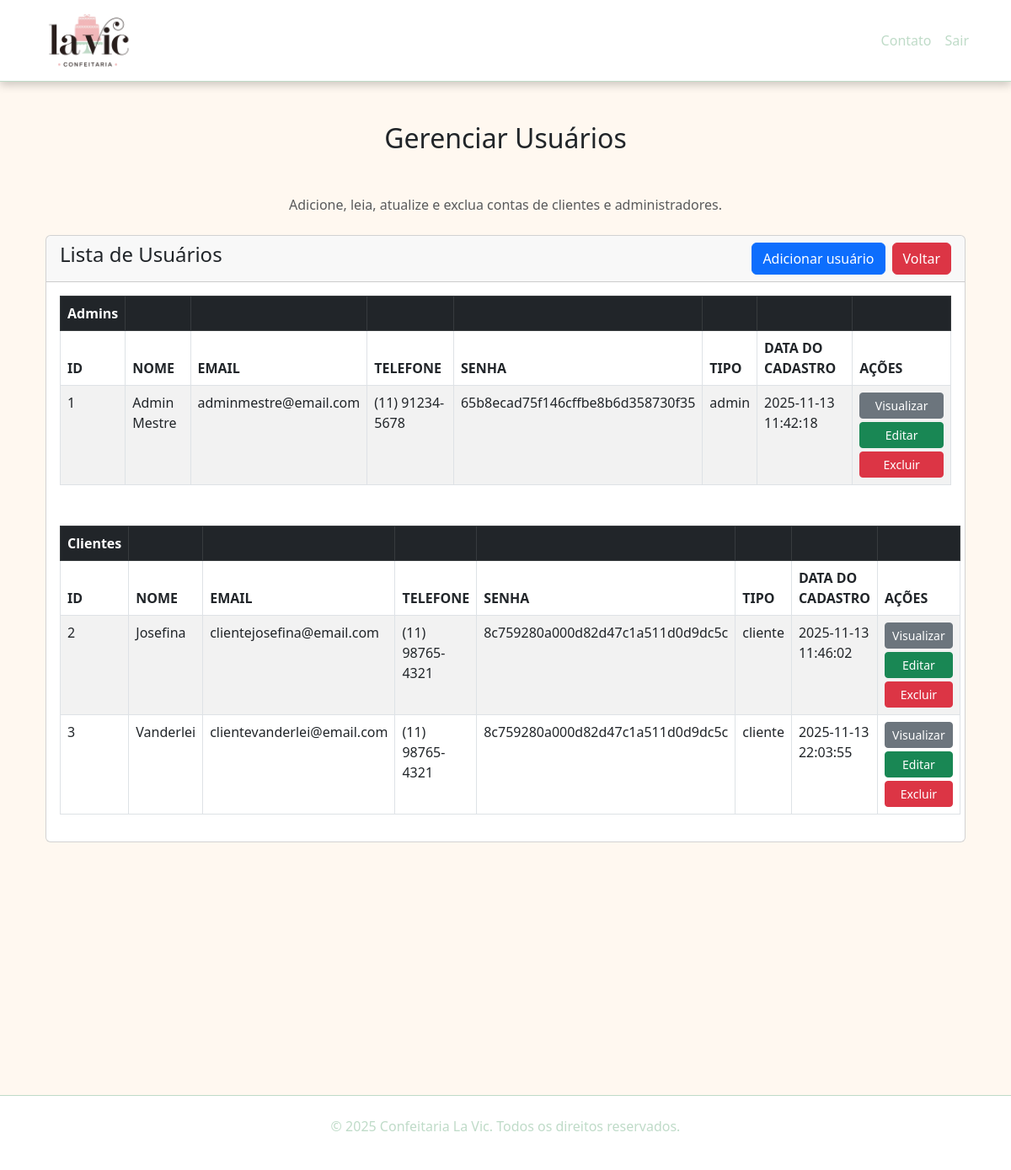
/usuarios.php (signed in), run on the app's committed database.
### tables this page shows
CREATE TABLE `usuarios` (
  `id` int(11) NOT NULL,
  `nome` varchar(100) NOT NULL,
  `email` varchar(100) NOT NULL,
  `telefone` varchar(20) DEFAULT NULL,
  `data_nascimento` date DEFAULT NULL,
  `cep` varchar(10) DEFAULT NULL,
  `rua` varchar(100) DEFAULT NULL,
  `numero` varchar(10) DEFAULT NULL,
  `complemento` varchar(100) DEFAULT NULL,
  `bairro` varchar(100) DEFAULT NULL,
  `cidade` varchar(100) DEFAULT NULL,
  `estado` varchar(2) DEFAULT NULL,
  `senha` varchar(255) NOT NULL,
  `tipo` enum('cliente','admin') DEFAULT 'cliente',
  `data_cadastro` datetime NOT NULL
);

### usuarios.php (the view, shortened to what this page needs)
<?php
require('conexao.php');
?>
<!DOCTYPE html>
<html lang="pt-br">
<head>
  <link href="https://cdn.jsdelivr.net/npm/bootstrap@5.3.0/dist/css/bootstrap.min.css" rel="stylesheet">
  <link rel="stylesheet" href="assets/css/style.css">
</head>
<body>
  <nav class="navbar navbar-expand-lg custom-navbar">
    <div class="container">
      <a class="navbar-brand" href="index.html">
        <img src="assets/img/logo.png" alt="Confeitaria La Vic" height="70">
      </a>
      <div class="collapse navbar-collapse" id="navbarNav">
        <ul class="navbar-nav ms-auto">
          <li class="nav-item"><a class="nav-link" href="contato-user.html">Contato</a></li>
          <li class="nav-item"><a class="nav-link" href="logout.php">Sair</a></li>
        </ul>
      </div>
    </div>
  </nav>
  <div class="container mt-5">
    <h2 class="text-center mb-5">Gerenciar Usuários</h2>
    <div class="mt-5 text-center">
      <p class="text-muted">Adicione, leia, atualize e exclua contas de clientes e administradores.</p>
    </div>
    <div class="container mt-4 custom-work-container">
        <div class="row">
            <div class="col-md-12">
                <div class="card">
                    <div class="card-header">
                    <h4> Lista de Usuários
                        <a href="painel_admin.php" class="btn btn-danger float-end">Voltar</a>
                        <a href="usuario-create.php" class="btn btn-primary float-end me-2">Adicionar usuário</a>
                    </h4>
                    </div>
                    <div class="card-body table-responsive">
                        <table class="table table-bordered table-striped">
                          <thead class="table-dark">
                            <th>Admins</th>
                            <th></th>
                            <th></th>
                            <th></th>
                            <th></th>
                            <th></th>
                            <th></th>
                            <th></th>
                          </thead>
                            <thead>
                                <tr>
                                    <th>ID</th>
                                    <th>NOME</th>
                                    <th>EMAIL</th>
                                    <th>TELEFONE</th>
                                    <th>SENHA</th>
                                    <th>TIPO</th>
                                    <th>DATA DO CADASTRO</th>
                                    <th>AÇÕES</th>
                                </tr>
                            </thead>
                            <tbody>
                                <?php
                                $sql = "SELECT * FROM usuarios WHERE tipo = 'admin' ORDER BY id ASC";
                                $usuarios = mysqli_query($conexao, $sql);
                                if (mysqli_num_rows($usuarios) > 0) {
                                    foreach($usuarios as $usuario){
                                ?>
                                <tr>
                                    <td><?=$usuario['id']?></td>
                                    <td><?=$usuario['nome']?></td>
                                    <td><?=$usuario['email']?></td>
                                    <td><?=$usuario['telefone']?></td>
                                    <td><?=$usuario['senha']?></td>
                                    <td><?=$usuario['tipo']?></td>
                                    <td><?=$usuario['data_cadastro']?></td>
                                    <td>
                                        <a href="usuario-view.php?id=<?=$usuario['id']?>"  class="btn btn-secondary btn-sm w-100 mb-1">Visualizar</a>
                                        <a href="usuario-edit.php?id=<?=$usuario['id']?>"  class="btn btn-success btn-sm w-100 mb-1">Editar</a>
                                        <form action="" method="POST" class="d-inline">
                                            <button type="submit" name="delete_usuario" value="<?=$usuario['id']?>" class="btn btn-danger btn-sm w-100" onclick="return confirm('Tem certeza que deseja excluir este usuário?');">
                                            Excluir
                                            </button>
                                        </form>
                                    </td>
                                </tr>
                                <?php
                                }
                                } else {
                                    echo '<h5>Nenhum Usuário Encontrado.</h5>';
                                }
                                ?>
                            </tbody>
                        </table>
                    </div>
                    <div class="card-body table-responsive">
                        <table class="table table-bordered table-striped">
                            <thead class="table-dark">
                              <th>Clientes</th>
                              <th></th>
                              <th></th>
                              <th></th>
                              <th></th>
                              <th></th>
                              <th></th>
                              <th></th>
                              </thead>
                            <thead>
                                <tr>
                                    <th>ID</th>
                                    <th>NOME</th>
                                    <th>EMAIL</th>
                                    <th>TELEFONE</th>
                                    <th>SENHA</th>
                                    <th>TIPO</th>
                                    <th>DATA DO CADASTRO</th>
                                    <th>AÇÕES</th>
                                </tr>
                            </thead>
                            <tbody>
                                <?php
                                $sql = "SELECT * FROM usuarios WHERE tipo = 'cliente' ORDER BY id ASC";
                                $usuarios = mysqli_query($conexao, $sql);
                                if (mysqli_num_rows($usuarios) > 0) {
                                    foreach($usuarios as $usuario){
                                ?>
                                <tr>
                                    <td><?=$usuario['id']?></td>
                                    <td><?=$usuario['nome']?></td>
                                    <td><?=$usuario['email']?></td>
                                    <td><?=$usuario['telefone']?></td>
                                    <td><?=$usuario['senha']?></td>
                                    <td><?=$usuario['tipo']?></td>
                                    <td><?=$usuario['data_cadastro']?></td>
                                    <td>
                                        <a href="usuario-view.php?id=<?=$usuario['id']?>"  class="btn btn-secondary btn-sm w-100 mb-1">Visualizar</a>
                                        <a href="usuario-edit.php?id=<?=$usuario['id']?>"  class="btn btn-success btn-sm w-100 mb-1">Editar</a>
                                        <form action="" method="POST" class="d-inline">
                                            <button type="submit" name="delete_usuario" value="<?=$usuario['id']?>" class="btn btn-danger btn-sm w-100" onclick="return confirm('Tem certeza que deseja excluir este usuário?');">
                                            Excluir
                                            </button>
                                        </form>
                                    </td>
                                </tr>
                                <?php
                                }
                                } else {
                                    echo '<h5>Nenhum Usuário Encontrado.</h5>';
                                }
                                ?>
                            </tbody>
                        </table>
                    </div>
                </div>
            </div>
        </div>
    </div>
  </div>
  <footer class=" text-white text-center py-4 custom-footer">
    <p>&copy; 2025 Confeitaria La Vic. Todos os direitos reservados.</p>
  </footer>
</body>
</html>

### assets/css/style.css (style rules this page uses)
body { background-color: #fff8f0; }
.custom-navbar { background-color: white; border-bottom: 1px solid #BFDBC8 ; box-shadow: 0 4px 10px rgba(0, 0, 0, 0.2); }
.custom-navbar .nav-link { color: #BFDBC8; }
.banner-custom h1, p { color: white; }
.custom-footer { margin-top: 25%; background-color: white; border-top: 1px solid #BFDBC8 ; }
.custom-footer p { color: #BFDBC8; }

### data on the page
usuarios: id "1", nome "Admin Mestre", email "adminmestre@email.com", telefone "(11) 91234-5678", senha "65b8ecad75f146cffbe8b6d358730f35", tipo "admin", data_cadastro "2025-11-13 11:42:18"
usuarios: id "2", nome "Josefina", email "clientejosefina@email.com", telefone "(11) 98765-4321", senha "8c759280a000d82d47c1a511d0d9dc5c", tipo "cliente", data_cadastro "2025-11-13 11:46:02"
usuarios: id "3", nome "Vanderlei", email "clientevanderlei@email.com", telefone "(11) 98765-4321", senha "8c759280a000d82d47c1a511d0d9dc5c", tipo "cliente", data_cadastro "2025-11-13 22:03:55"
